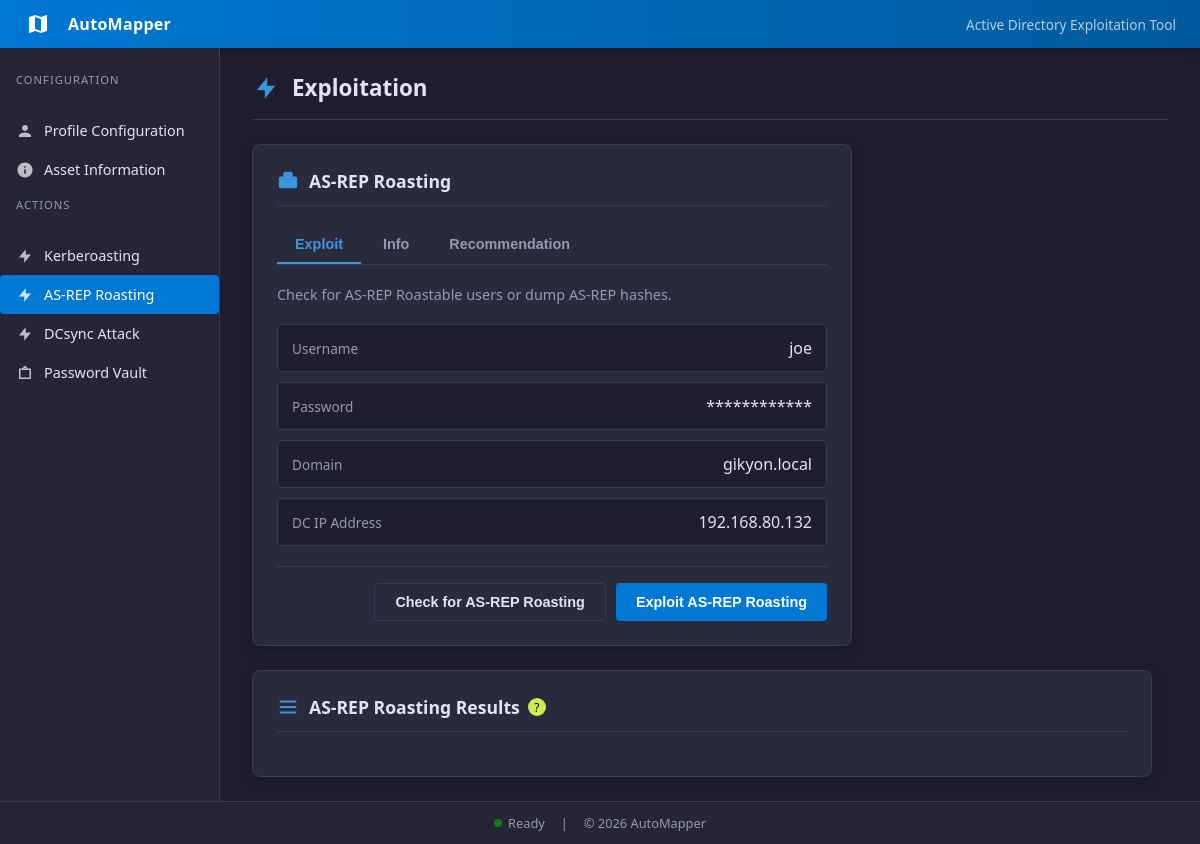
Page /asreproast on the earlier database version.
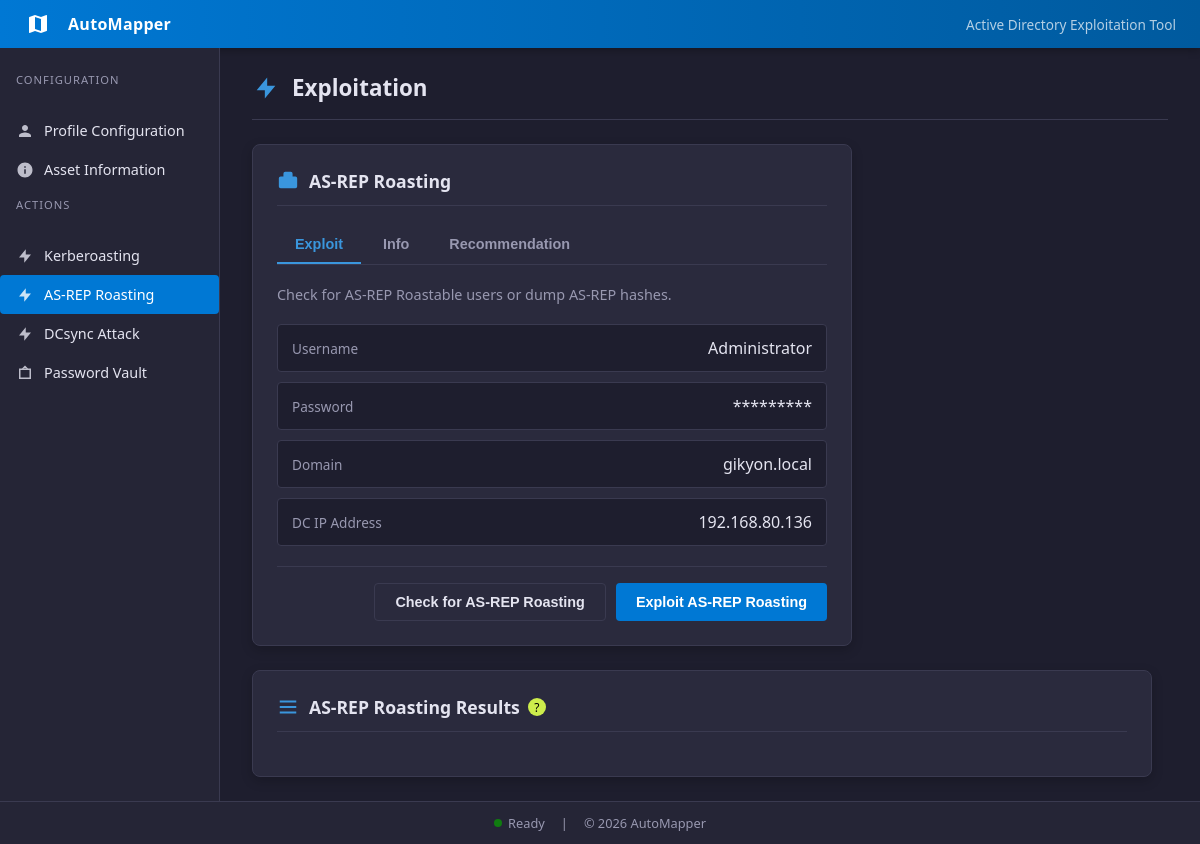
Same page on the later database version.
### tables this page shows
CREATE TABLE profiles (
    description text,
    name text,
    password text,
    ntlmHash text,
    domain text,
    dc_ip text,
    fqdn text
, username text, dc_fqdn text, profile_description text);

### app/routes/main.py (the view, shortened to what this page needs)
@main_bp.route("/asreproast", methods=["GET", "POST"])
def asreproast():
    creds = _get_creds()
    results = []
    error = None
    status_message = None
    action = None
    return _render_exploit(
        "asreproast.html",
        creds,
        results,
        error,
        status_message,
        action,
    )

### app/db/database.py (called while the page is built)
def get_db():
    conn = sqlite3.connect(DB_PATH)
    conn.row_factory = sqlite3.Row
    return conn

def get_profile(name):
    conn = get_db()
    try:
        row = conn.execute(
            """
            SELECT name, username, password, domain, dc_ip, dc_fqdn, profile_description
            FROM profiles
            WHERE name = ?
            """,
            (name,),
        ).fetchone()
    finally:
        conn.close()
    if not row:
        return None
    return {
        "username": row["username"],
        "password": row["password"],
        "domain": row["domain"],
        "dc_ip": row["dc_ip"],
        "dc_fqdn": row["dc_fqdn"],
        "profile_description": row["profile_description"],
    }

def get_active_profile():
    conn = get_db()
    try:
        row = conn.execute(
            "SELECT value FROM app_state WHERE key = ?",
            ("active_profile",),
        ).fetchone()
    finally:
        conn.close()
    return row["value"] if row else None

### app/routes/main.py (called while the page is built)
def _get_creds():
    active_profile = get_active_profile()
    if not active_profile:
        return {}
    return get_profile(active_profile) or {}

### app/templates/asreproast.html (shortened to what this page needs)
{% extends 'base.html' %}
{% block content %}
<div class="page-header">
  <svg viewBox="0 0 24 24"><path d="M13 10V3L4 14h7v7l9-11h-7z"/></svg>
  <h1 class="page-title">Exploitation</h1>
</div>
<section class="card">
  <div class="card-header">
    <svg viewBox="0 0 24 24"><path d="M20 7h-3V4a2 2 0 0 0-2-2H9a2 2 0 0 0-2 2v3H4a2 2 0 0 0-2 2v9a2 2 0 0 0 2 2h16a2 2 0 0 0 2-2V9a2 2 0 0 0-2-2z"/></svg>
    <h1>AS-REP Roasting</h1>
  </div>
  <div class="tab-bar">
    <button class="tab-btn active" data-tab="asrep-exploit-tab">Exploit</button>
    <button class="tab-btn" data-tab="asrep-info-tab">Info</button>
    <button class="tab-btn" data-tab="asrep-rec-tab">Recommendation</button>
  </div>
  <div id="asrep-exploit-tab" class="tab-content active">
    <p class="subtitle">Check for AS-REP Roastable users or dump AS-REP hashes.</p>
    <div class="output">
      <div class="output-row">
        <span class="label">Username</span>
        <span class="value">{{ creds.username or '—' }}</span>
      </div>
      <div class="output-row">
        <span class="label">Password</span>
        <span class="value">{{ '*' * (creds.password|length) if creds.password else '—' }}</span>
      </div>
      <div class="output-row">
        <span class="label">Domain</span>
        <span class="value">{{ creds.domain or '—' }}</span>
      </div>
      <div class="output-row">
        <span class="label">DC IP Address</span>
        <span class="value">{{ creds.dc_ip or '—' }}</span>
      </div>
    </div>
    <form method="POST" class="actions">
      <button class="btn secondary" name="action" value="check">
        Check for AS-REP Roasting
      </button>
      <button class="btn" name="action" value="exploit">
        Exploit AS-REP Roasting
      </button>
    </form>
  </div>
</section>
<section class="card result-card">
  <div class="card-header">
  <svg viewBox="0 0 24 24">
    <path d="M3 5h18v2H3V5zm0 6h18v2H3v-2zm0 6h18v2H3v-2z"/>
  </svg>
  <div class="header-with-tooltip">
    <h1>AS-REP Roasting Results</h1>
    <div class="tooltip-container">
      <span class="info-icon">?</span>
    </div>
  </div>
</div>
</section>
{% endblock %}

Differences in the rows shown:
changed profiles "gikyon.local": username "joe" → "Administrator"; dc_ip "192.168.80.132" → "192.168.80.136"
Other differences:
{{ '*' * (creds.password|length) if creds.password else '—' }}: "************" → "*********"
